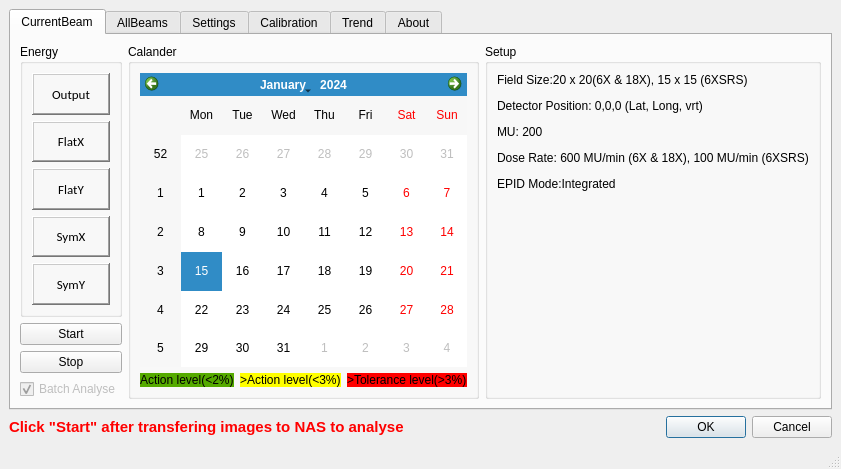
<?xml version="1.0" encoding="UTF-8"?>
<ui version="4.0">
 <class>MainWindow</class>
 <widget class="QMainWindow" name="MainWindow">
  <property name="geometry">
   <rect>
    <x>0</x>
    <y>0</y>
    <width>838</width>
    <height>469</height>
   </rect>
  </property>
  <property name="windowTitle">
   <string>MainWindow</string>
  </property>
  <widget class="QWidget" name="centralwidget">
   <layout class="QGridLayout" name="gridLayout_3">
    <item row="0" column="0">
     <layout class="QVBoxLayout" name="verticalLayout_2">
      <item>
       <widget class="QTabWidget" name="tabWidget">
        <property name="styleSheet">
         <string notr="true"/>
        </property>
        <property name="currentIndex">
         <number>0</number>
        </property>
        <widget class="QWidget" name="CurrentBeamTab">
         <attribute name="title">
          <string>CurrentBeam</string>
         </attribute>
         <layout class="QGridLayout" name="gridLayout_14">
          <item row="0" column="0">
           <layout class="QGridLayout" name="gridLayout_13">
            <item row="0" column="0">
             <layout class="QVBoxLayout" name="verticalLayout_7">
              <item>
               <widget class="QGroupBox" name="groupBox">
                <property name="title">
                 <string>Energy</string>
                </property>
                <layout class="QGridLayout" name="gridLayout_2">
                 <item row="0" column="0">
                  <layout class="QVBoxLayout" name="verticalLayout">
                   <item>
                    <widget class="QLabel" name="labelOutput">
                     <property name="font">
                      <font>
                       <family>Calibri</family>
                       <pointsize>10</pointsize>
                       <stylestrategy>PreferAntialias</stylestrategy>
                      </font>
                     </property>
                     <property name="frameShape">
                      <enum>QFrame::WinPanel</enum>
                     </property>
                     <property name="frameShadow">
                      <enum>QFrame::Raised</enum>
                     </property>
                     <property name="text">
                      <string>Output</string>
                     </property>
                     <property name="alignment">
                      <set>Qt::AlignCenter</set>
                     </property>
                    </widget>
                   </item>
                   <item>
                    <widget class="QLabel" name="labelFlatX">
                     <property name="font">
                      <font>
                       <family>Calibri</family>
                       <pointsize>10</pointsize>
                       <stylestrategy>PreferAntialias</stylestrategy>
                      </font>
                     </property>
                     <property name="frameShape">
                      <enum>QFrame::WinPanel</enum>
                     </property>
                     <property name="frameShadow">
                      <enum>QFrame::Raised</enum>
                     </property>
                     <property name="text">
                      <string>FlatX</string>
                     </property>
                     <property name="alignment">
                      <set>Qt::AlignCenter</set>
                     </property>
                    </widget>
                   </item>
                   <item>
                    <widget class="QLabel" name="labelFlatY">
                     <property name="font">
                      <font>
                       <family>Calibri</family>
                       <pointsize>10</pointsize>
                       <stylestrategy>PreferAntialias</stylestrategy>
                      </font>
                     </property>
                     <property name="frameShape">
                      <enum>QFrame::WinPanel</enum>
                     </property>
                     <property name="frameShadow">
                      <enum>QFrame::Raised</enum>
                     </property>
                     <property name="text">
                      <string>FlatY</string>
                     </property>
                     <property name="alignment">
                      <set>Qt::AlignCenter</set>
                     </property>
                    </widget>
                   </item>
                   <item>
                    <widget class="QLabel" name="labelSymX">
                     <property name="font">
                      <font>
                       <family>Calibri</family>
                       <pointsize>10</pointsize>
                       <stylestrategy>PreferAntialias</stylestrategy>
                      </font>
                     </property>
                     <property name="frameShape">
                      <enum>QFrame::WinPanel</enum>
                     </property>
                     <property name="frameShadow">
                      <enum>QFrame::Raised</enum>
                     </property>
                     <property name="text">
                      <string>SymX</string>
                     </property>
                     <property name="alignment">
                      <set>Qt::AlignCenter</set>
                     </property>
                    </widget>
                   </item>
                   <item>
                    <widget class="QLabel" name="labelSymY">
                     <property name="font">
                      <font>
                       <family>Calibri</family>
                       <pointsize>10</pointsize>
                       <stylestrategy>PreferAntialias</stylestrategy>
                      </font>
                     </property>
                     <property name="frameShape">
                      <enum>QFrame::WinPanel</enum>
                     </property>
                     <property name="frameShadow">
                      <enum>QFrame::Raised</enum>
                     </property>
                     <property name="text">
                      <string>SymY</string>
                     </property>
                     <property name="alignment">
                      <set>Qt::AlignCenter</set>
                     </property>
                    </widget>
                   </item>
                  </layout>
                 </item>
                </layout>
               </widget>
              </item>
              <item>
               <layout class="QVBoxLayout" name="verticalLayout_6">
                <item>
                 <widget class="QPushButton" name="pushButtonStart">
                  <property name="text">
                   <string>Start</string>
                  </property>
                  <property name="icon">
                   <iconset resource="Resource_file.qrc">
                    <normaloff>:/newPrefix/icons/Start.png</normaloff>:/newPrefix/icons/Start.png</iconset>
                  </property>
                 </widget>
                </item>
                <item>
                 <widget class="QPushButton" name="pushButtonStop">
                  <property name="text">
                   <string>Stop</string>
                  </property>
                  <property name="icon">
                   <iconset resource="Resource_file.qrc">
                    <normaloff>:/newPrefix/icons/stop 2.png</normaloff>:/newPrefix/icons/stop 2.png</iconset>
                  </property>
                 </widget>
                </item>
                <item>
                 <widget class="QCheckBox" name="checkBoxBatchAnalyse">
                  <property name="enabled">
                   <bool>false</bool>
                  </property>
                  <property name="text">
                   <string>Batch Analyse</string>
                  </property>
                  <property name="icon">
                   <iconset resource="Resource_file.qrc">
                    <normaloff>:/newPrefix/icons/basket.png</normaloff>:/newPrefix/icons/basket.png</iconset>
                  </property>
                  <property name="checked">
                   <bool>true</bool>
                  </property>
                 </widget>
                </item>
               </layout>
              </item>
             </layout>
            </item>
            <item row="0" column="1">
             <widget class="QGroupBox" name="groupBox_2">
              <property name="title">
               <string>Calander</string>
              </property>
              <layout class="QGridLayout" name="gridLayout_10">
               <item row="0" column="0">
                <layout class="QVBoxLayout" name="verticalLayout_4">
                 <item>
                  <widget class="QCalendarWidget" name="calendarWidget"/>
                 </item>
                 <item>
                  <layout class="QHBoxLayout" name="horizontalLayout_6">
                   <item>
                    <widget class="QLabel" name="label_3">
                     <property name="styleSheet">
                      <string notr="true">background-color: rgb(85, 170, 0);</string>
                     </property>
                     <property name="text">
                      <string>Action level(&lt;2%)</string>
                     </property>
                    </widget>
                   </item>
                   <item>
                    <widget class="QLabel" name="label_4">
                     <property name="styleSheet">
                      <string notr="true">background-color: rgb(255, 255, 0);</string>
                     </property>
                     <property name="text">
                      <string>&gt;Action level(&lt;3%)</string>
                     </property>
                    </widget>
                   </item>
                   <item>
                    <widget class="QLabel" name="label_5">
                     <property name="styleSheet">
                      <string notr="true">background-color: rgb(255, 0, 0);</string>
                     </property>
                     <property name="text">
                      <string>&gt;Tolerance level(&gt;3%)</string>
                     </property>
                    </widget>
                   </item>
                  </layout>
                 </item>
                </layout>
               </item>
              </layout>
             </widget>
            </item>
            <item row="0" column="2">
             <widget class="QGroupBox" name="groupBox_3">
              <property name="title">
               <string>Setup</string>
              </property>
              <layout class="QGridLayout" name="gridLayout_4">
               <item row="0" column="0">
                <widget class="QLabel" name="label_9">
                 <property name="font">
                  <font>
                   <weight>50</weight>
                   <bold>false</bold>
                  </font>
                 </property>
                 <property name="text">
                  <string>&lt;html&gt;&lt;head/&gt;&lt;body&gt;&lt;p&gt;Field Size:20 x 20(6X &amp;amp; 18X), 15 x 15 (6XSRS)&lt;/p&gt;&lt;p&gt;Detector Position: 0,0,0 (Lat, Long, vrt)&lt;/p&gt;&lt;p&gt;MU: 200&lt;/p&gt;&lt;p&gt;Dose Rate: 600 MU/min (6X &amp;amp; 18X), 100 MU/min (6XSRS)&lt;/p&gt;&lt;p&gt;EPID Mode:Integrated&lt;/p&gt;&lt;/body&gt;&lt;/html&gt;</string>
                 </property>
                 <property name="alignment">
                  <set>Qt::AlignLeading|Qt::AlignLeft|Qt::AlignTop</set>
                 </property>
                </widget>
               </item>
               <item row="1" column="0">
                <widget class="QLabel" name="label_10">
                 <property name="styleSheet">
                  <string notr="true">background-image: url(:/newPrefix/icons/EPID.png);</string>
                 </property>
                 <property name="text">
                  <string/>
                 </property>
                </widget>
               </item>
              </layout>
             </widget>
            </item>
           </layout>
          </item>
         </layout>
        </widget>
        <widget class="QWidget" name="AllBeamsTab">
         <attribute name="title">
          <string>AllBeams</string>
         </attribute>
         <layout class="QGridLayout" name="gridLayout">
          <item row="0" column="0">
           <widget class="QTableWidget" name="tableWidget">
            <property name="editTriggers">
             <set>QAbstractItemView::NoEditTriggers</set>
            </property>
            <property name="defaultDropAction">
             <enum>Qt::IgnoreAction</enum>
            </property>
            <property name="alternatingRowColors">
             <bool>true</bool>
            </property>
            <property name="gridStyle">
             <enum>Qt::SolidLine</enum>
            </property>
            <column>
             <property name="text">
              <string>Energy</string>
             </property>
            </column>
            <column>
             <property name="text">
              <string>Output (%)</string>
             </property>
            </column>
            <column>
             <property name="text">
              <string>FlatX (%)</string>
             </property>
            </column>
            <column>
             <property name="text">
              <string>FlatY (%)</string>
             </property>
            </column>
            <column>
             <property name="text">
              <string>SymX (%)</string>
             </property>
            </column>
            <column>
             <property name="text">
              <string>SymY (%)</string>
             </property>
            </column>
            <column>
             <property name="text">
              <string>MPV</string>
             </property>
            </column>
            <column>
             <property name="text">
              <string>Date</string>
             </property>
            </column>
            <column>
             <property name="text">
              <string>Time</string>
             </property>
            </column>
           </widget>
          </item>
         </layout>
        </widget>
        <widget class="QWidget" name="tab">
         <attribute name="title">
          <string>Settings</string>
         </attribute>
         <widget class="QSplitter" name="splitter">
          <property name="geometry">
           <rect>
            <x>0</x>
            <y>10</y>
            <width>329</width>
            <height>364</height>
           </rect>
          </property>
          <property name="orientation">
           <enum>Qt::Vertical</enum>
          </property>
          <widget class="QGroupBox" name="groupBoxSettings">
           <property name="enabled">
            <bool>true</bool>
           </property>
           <property name="autoFillBackground">
            <bool>true</bool>
           </property>
           <property name="title">
            <string>Output Calibration</string>
           </property>
           <property name="checkable">
            <bool>false</bool>
           </property>
           <layout class="QGridLayout" name="gridLayout_8">
            <item row="0" column="0">
             <layout class="QVBoxLayout" name="verticalLayout_3">
              <item>
               <widget class="QGroupBox" name="groupBox6X">
                <property name="enabled">
                 <bool>true</bool>
                </property>
                <property name="title">
                 <string>6X</string>
                </property>
                <layout class="QGridLayout" name="gridLayout_9">
                 <item row="0" column="0">
                  <layout class="QHBoxLayout" name="horizontalLayout_3">
                   <item>
                    <layout class="QHBoxLayout" name="horizontalLayout">
                     <item>
                      <widget class="QLabel" name="label">
                       <property name="text">
                        <string>Slope</string>
                       </property>
                      </widget>
                     </item>
                     <item>
                      <widget class="QDoubleSpinBox" name="doubleSpinBoxSlope6X">
                       <property name="enabled">
                        <bool>false</bool>
                       </property>
                       <property name="decimals">
                        <number>4</number>
                       </property>
                       <property name="minimum">
                        <double>-20000.000000000000000</double>
                       </property>
                       <property name="maximum">
                        <double>20000.000000000000000</double>
                       </property>
                       <property name="singleStep">
                        <double>5.000000000000000</double>
                       </property>
                       <property name="value">
                        <double>10638.000000000000000</double>
                       </property>
                      </widget>
                     </item>
                    </layout>
                   </item>
                   <item>
                    <layout class="QHBoxLayout" name="horizontalLayout_2">
                     <item>
                      <widget class="QLabel" name="label_2">
                       <property name="text">
                        <string>Intercept</string>
                       </property>
                      </widget>
                     </item>
                     <item>
                      <widget class="QDoubleSpinBox" name="doubleSpinBoxIntercept6X">
                       <property name="enabled">
                        <bool>false</bool>
                       </property>
                       <property name="decimals">
                        <number>4</number>
                       </property>
                       <property name="minimum">
                        <double>-10.000000000000000</double>
                       </property>
                       <property name="maximum">
                        <double>10.000000000000000</double>
                       </property>
                       <property name="singleStep">
                        <double>0.500000000000000</double>
                       </property>
                       <property name="value">
                        <double>-7.391900000000000</double>
                       </property>
                      </widget>
                     </item>
                    </layout>
                   </item>
                  </layout>
                 </item>
                </layout>
               </widget>
              </item>
              <item>
               <widget class="QGroupBox" name="groupBox18X">
                <property name="title">
                 <string>18X</string>
                </property>
                <layout class="QGridLayout" name="gridLayout_7">
                 <item row="0" column="0">
                  <layout class="QHBoxLayout" name="horizontalLayout_7">
                   <item>
                    <layout class="QHBoxLayout" name="horizontalLayout_8">
                     <item>
                      <widget class="QLabel" name="label_6">
                       <property name="text">
                        <string>Slope</string>
                       </property>
                      </widget>
                     </item>
                     <item>
                      <widget class="QDoubleSpinBox" name="doubleSpinBoxSlope18X">
                       <property name="enabled">
                        <bool>false</bool>
                       </property>
                       <property name="decimals">
                        <number>4</number>
                       </property>
                       <property name="minimum">
                        <double>-20000.000000000000000</double>
                       </property>
                       <property name="maximum">
                        <double>20000.000000000000000</double>
                       </property>
                       <property name="singleStep">
                        <double>5.000000000000000</double>
                       </property>
                       <property name="value">
                        <double>12090.000000000000000</double>
                       </property>
                      </widget>
                     </item>
                    </layout>
                   </item>
                   <item>
                    <layout class="QHBoxLayout" name="horizontalLayout_9">
                     <item>
                      <widget class="QLabel" name="label_7">
                       <property name="text">
                        <string>Intercept</string>
                       </property>
                      </widget>
                     </item>
                     <item>
                      <widget class="QDoubleSpinBox" name="doubleSpinBoxIntercept18X">
                       <property name="enabled">
                        <bool>false</bool>
                       </property>
                       <property name="decimals">
                        <number>4</number>
                       </property>
                       <property name="minimum">
                        <double>-10.000000000000000</double>
                       </property>
                       <property name="maximum">
                        <double>10.000000000000000</double>
                       </property>
                       <property name="singleStep">
                        <double>0.500000000000000</double>
                       </property>
                       <property name="value">
                        <double>-1.384200000000000</double>
                       </property>
                      </widget>
                     </item>
                    </layout>
                   </item>
                  </layout>
                 </item>
                </layout>
               </widget>
              </item>
              <item>
               <widget class="QGroupBox" name="groupBox6X_3">
                <property name="enabled">
                 <bool>true</bool>
                </property>
                <property name="title">
                 <string>6XSRS</string>
                </property>
                <layout class="QGridLayout" name="gridLayout_18">
                 <item row="0" column="0">
                  <layout class="QHBoxLayout" name="horizontalLayout_16">
                   <item>
                    <layout class="QHBoxLayout" name="horizontalLayout_17">
                     <item>
                      <widget class="QLabel" name="label_14">
                       <property name="text">
                        <string>Slope</string>
                       </property>
                      </widget>
                     </item>
                     <item>
                      <widget class="QDoubleSpinBox" name="doubleSpinBoxSlope6XSRS">
                       <property name="enabled">
                        <bool>false</bool>
                       </property>
                       <property name="decimals">
                        <number>4</number>
                       </property>
                       <property name="minimum">
                        <double>-20000.000000000000000</double>
                       </property>
                       <property name="maximum">
                        <double>20000.000000000000000</double>
                       </property>
                       <property name="singleStep">
                        <double>5.000000000000000</double>
                       </property>
                       <property name="value">
                        <double>10638.000000000000000</double>
                       </property>
                      </widget>
                     </item>
                    </layout>
                   </item>
                   <item>
                    <layout class="QHBoxLayout" name="horizontalLayout_18">
                     <item>
                      <widget class="QLabel" name="label_15">
                       <property name="text">
                        <string>Intercept</string>
                       </property>
                      </widget>
                     </item>
                     <item>
                      <widget class="QDoubleSpinBox" name="doubleSpinBoxIntercept6XSRS">
                       <property name="enabled">
                        <bool>false</bool>
                       </property>
                       <property name="decimals">
                        <number>4</number>
                       </property>
                       <property name="minimum">
                        <double>-100.000000000000000</double>
                       </property>
                       <property name="maximum">
                        <double>100.000000000000000</double>
                       </property>
                       <property name="singleStep">
                        <double>0.500000000000000</double>
                       </property>
                       <property name="value">
                        <double>-7.391900000000000</double>
                       </property>
                      </widget>
                     </item>
                    </layout>
                   </item>
                  </layout>
                 </item>
                </layout>
               </widget>
              </item>
             </layout>
            </item>
            <item row="1" column="0">
             <layout class="QHBoxLayout" name="horizontalLayout_5">
              <item>
               <widget class="QGroupBox" name="groupBox_4">
                <property name="title">
                 <string>Image Folder Path</string>
                </property>
                <layout class="QGridLayout" name="gridLayout_6">
                 <item row="0" column="0">
                  <widget class="QLineEdit" name="lineEditImageFolder">
                   <property name="enabled">
                    <bool>false</bool>
                   </property>
                   <property name="toolTip">
                    <string>&lt;html&gt;&lt;head/&gt;&lt;body&gt;&lt;p&gt;Path without 'LinacID\' at end&lt;/p&gt;&lt;/body&gt;&lt;/html&gt;</string>
                   </property>
                   <property name="text">
                    <string>D:\DailyCheck\Data</string>
                   </property>
                  </widget>
                 </item>
                </layout>
               </widget>
              </item>
              <item>
               <widget class="QGroupBox" name="groupBox_5">
                <property name="title">
                 <string>Linac</string>
                </property>
                <layout class="QGridLayout" name="gridLayout_5">
                 <item row="0" column="0">
                  <widget class="QComboBox" name="comboBoxLA">
                   <property name="enabled">
                    <bool>false</bool>
                   </property>
                   <item>
                    <property name="text">
                     <string>LA1</string>
                    </property>
                   </item>
                   <item>
                    <property name="text">
                     <string>LA2</string>
                    </property>
                   </item>
                   <item>
                    <property name="text">
                     <string>LA3</string>
                    </property>
                   </item>
                   <item>
                    <property name="text">
                     <string>LA4</string>
                    </property>
                   </item>
                  </widget>
                 </item>
                </layout>
               </widget>
              </item>
             </layout>
            </item>
            <item row="2" column="0">
             <layout class="QHBoxLayout" name="horizontalLayout_4">
              <item>
               <widget class="QPushButton" name="pushButtonLogin">
                <property name="font">
                 <font>
                  <pointsize>10</pointsize>
                 </font>
                </property>
                <property name="text">
                 <string>Login</string>
                </property>
                <property name="icon">
                 <iconset resource="Resource_file.qrc">
                  <normaloff>:/newPrefix/icons/arrow_up.png</normaloff>:/newPrefix/icons/arrow_up.png</iconset>
                </property>
               </widget>
              </item>
              <item>
               <widget class="QPushButton" name="pushButtonLogout">
                <property name="font">
                 <font>
                  <pointsize>10</pointsize>
                 </font>
                </property>
                <property name="text">
                 <string>Logout</string>
                </property>
                <property name="icon">
                 <iconset resource="Resource_file.qrc">
                  <normaloff>:/newPrefix/icons/arrow_down.png</normaloff>:/newPrefix/icons/arrow_down.png</iconset>
                </property>
               </widget>
              </item>
             </layout>
            </item>
           </layout>
          </widget>
         </widget>
         <widget class="QGroupBox" name="groupBox_6">
          <property name="geometry">
           <rect>
            <x>350</x>
            <y>20</y>
            <width>261</width>
            <height>141</height>
           </rect>
          </property>
          <property name="title">
           <string>Database</string>
          </property>
          <layout class="QGridLayout" name="gridLayout_12">
           <item row="0" column="0">
            <layout class="QVBoxLayout" name="verticalLayout_5">
             <item>
              <widget class="QGroupBox" name="labelDBPath">
               <property name="title">
                <string>DB File</string>
               </property>
               <layout class="QGridLayout" name="gridLayout_11">
                <item row="1" column="0">
                 <widget class="QPushButton" name="pushButtonToXLS">
                  <property name="text">
                   <string>To XLS</string>
                  </property>
                  <property name="icon">
                   <iconset resource="Resource_file.qrc">
                    <normaloff>:/newPrefix/icons/application_view_columns.png</normaloff>:/newPrefix/icons/application_view_columns.png</iconset>
                  </property>
                 </widget>
                </item>
                <item row="0" column="0">
                 <widget class="QLineEdit" name="lineEditDBFile">
                  <property name="text">
                   <string>D:\DailyCheck\DailyQA</string>
                  </property>
                 </widget>
                </item>
               </layout>
              </widget>
             </item>
            </layout>
           </item>
          </layout>
         </widget>
        </widget>
        <widget class="QWidget" name="tab_4">
         <attribute name="title">
          <string>Calibration</string>
         </attribute>
         <layout class="QGridLayout" name="gridLayout_16">
          <item row="0" column="0">
           <widget class="QSplitter" name="splitter_2">
            <property name="orientation">
             <enum>Qt::Horizontal</enum>
            </property>
            <widget class="QWidget" name="layoutWidget_2">
             <layout class="QVBoxLayout" name="verticalLayout_8">
              <item>
               <layout class="QHBoxLayout" name="horizontalLayout_10">
                <item>
                 <spacer name="horizontalSpacer">
                  <property name="orientation">
                   <enum>Qt::Horizontal</enum>
                  </property>
                  <property name="sizeHint" stdset="0">
                   <size>
                    <width>40</width>
                    <height>20</height>
                   </size>
                  </property>
                 </spacer>
                </item>
                <item>
                 <widget class="QPushButton" name="pushButtonLoadImages">
                  <property name="toolTip">
                   <string>Energy automatically detected</string>
                  </property>
                  <property name="text">
                   <string>Load Images (seperate set for each energy)</string>
                  </property>
                  <property name="icon">
                   <iconset resource="Resource_file.qrc">
                    <normaloff>:/newPrefix/icons/open alt.png</normaloff>:/newPrefix/icons/open alt.png</iconset>
                  </property>
                 </widget>
                </item>
                <item>
                 <spacer name="horizontalSpacer_2">
                  <property name="orientation">
                   <enum>Qt::Horizontal</enum>
                  </property>
                  <property name="sizeHint" stdset="0">
                   <size>
                    <width>40</width>
                    <height>20</height>
                   </size>
                  </property>
                 </spacer>
                </item>
               </layout>
              </item>
              <item>
               <widget class="QTableWidget" name="tableWidget_2">
                <attribute name="horizontalHeaderDefaultSectionSize">
                 <number>100</number>
                </attribute>
                <attribute name="horizontalHeaderMinimumSectionSize">
                 <number>20</number>
                </attribute>
                <attribute name="verticalHeaderDefaultSectionSize">
                 <number>20</number>
                </attribute>
                <attribute name="verticalHeaderMinimumSectionSize">
                 <number>15</number>
                </attribute>
                <column>
                 <property name="text">
                  <string>No.</string>
                 </property>
                </column>
                <column>
                 <property name="text">
                  <string>MU</string>
                 </property>
                </column>
                <column>
                 <property name="text">
                  <string>MPV</string>
                 </property>
                </column>
               </widget>
              </item>
              <item>
               <layout class="QHBoxLayout" name="horizontalLayout_11">
                <item>
                 <spacer name="horizontalSpacer_3">
                  <property name="orientation">
                   <enum>Qt::Horizontal</enum>
                  </property>
                  <property name="sizeHint" stdset="0">
                   <size>
                    <width>40</width>
                    <height>20</height>
                   </size>
                  </property>
                 </spacer>
                </item>
                <item>
                 <widget class="QPushButton" name="pushButton">
                  <property name="toolTip">
                   <string>Energy automatically detected</string>
                  </property>
                  <property name="text">
                   <string>Calibrate</string>
                  </property>
                  <property name="icon">
                   <iconset resource="Resource_file.qrc">
                    <normaloff>:/newPrefix/icons/advanced.png</normaloff>:/newPrefix/icons/advanced.png</iconset>
                  </property>
                 </widget>
                </item>
                <item>
                 <spacer name="horizontalSpacer_4">
                  <property name="orientation">
                   <enum>Qt::Horizontal</enum>
                  </property>
                  <property name="sizeHint" stdset="0">
                   <size>
                    <width>40</width>
                    <height>20</height>
                   </size>
                  </property>
                 </spacer>
                </item>
               </layout>
              </item>
             </layout>
            </widget>
            <widget class="QGroupBox" name="groupBox_7">
             <property name="title">
              <string>Fitting</string>
             </property>
             <layout class="QGridLayout" name="gridLayout_15">
              <item row="0" column="0">
               <widget class="MatplotlibWidget" name="CalibrationPlot" native="true">
                <property name="styleSheet">
                 <string notr="true">background-color: rgb(179, 179, 179);</string>
                </property>
               </widget>
              </item>
             </layout>
            </widget>
           </widget>
          </item>
         </layout>
        </widget>
        <widget class="QWidget" name="tab_3">
         <attribute name="title">
          <string>Trend</string>
         </attribute>
        </widget>
        <widget class="QWidget" name="tab_2">
         <attribute name="title">
          <string>About</string>
         </attribute>
         <widget class="QLabel" name="label_8">
          <property name="geometry">
           <rect>
            <x>10</x>
            <y>10</y>
            <width>259</width>
            <height>297</height>
           </rect>
          </property>
          <property name="text">
           <string>&lt;html&gt;&lt;head/&gt;&lt;body&gt;&lt;p&gt;&lt;span style=&quot; font-size:10pt; font-weight:600;&quot;&gt;Developed by:&lt;/span&gt;&lt;/p&gt;&lt;p&gt;Jothy Selvaraj&lt;/p&gt;&lt;p&gt;Jon Lee&lt;/p&gt;&lt;p&gt;Ben Cooper&lt;/p&gt;&lt;p&gt;&lt;span style=&quot; font-weight:600;&quot;&gt;Medical Physics &amp;amp; Radiation Engineering&lt;/span&gt;&lt;/p&gt;&lt;p&gt;&lt;span style=&quot; font-weight:600;&quot;&gt;The Canberra Hospital&lt;/span&gt;&lt;/p&gt;&lt;p&gt;&lt;span style=&quot; font-weight:600;&quot;&gt;Garran, 2605, ACT&lt;/span&gt;&lt;/p&gt;&lt;/body&gt;&lt;/html&gt;</string>
          </property>
          <property name="alignment">
           <set>Qt::AlignLeading|Qt::AlignLeft|Qt::AlignTop</set>
          </property>
         </widget>
         <widget class="QFrame" name="frame">
          <property name="geometry">
           <rect>
            <x>10</x>
            <y>260</y>
            <width>261</width>
            <height>111</height>
           </rect>
          </property>
          <property name="styleSheet">
           <string notr="true">image: url(:/newPrefix/icons/ACT.png);</string>
          </property>
          <property name="frameShape">
           <enum>QFrame::StyledPanel</enum>
          </property>
          <property name="frameShadow">
           <enum>QFrame::Raised</enum>
          </property>
         </widget>
         <widget class="QLabel" name="label_11">
          <property name="geometry">
           <rect>
            <x>630</x>
            <y>340</y>
            <width>291</width>
            <height>31</height>
           </rect>
          </property>
          <property name="font">
           <font>
            <pointsize>14</pointsize>
            <weight>50</weight>
            <bold>false</bold>
           </font>
          </property>
          <property name="frameShape">
           <enum>QFrame::Box</enum>
          </property>
          <property name="text">
           <string>Last Build:20/12/2016 -JKS</string>
          </property>
         </widget>
        </widget>
       </widget>
      </item>
      <item>
       <layout class="QHBoxLayout" name="horizontalLayout_12">
        <item>
         <widget class="QLabel" name="labelBlinkText">
          <property name="text">
           <string>&lt;html&gt;&lt;head/&gt;&lt;body&gt;&lt;p&gt;&lt;span style=&quot; font-size:11pt; font-weight:600; color:#ff0000;&quot;&gt;Click &amp;quot;Start&amp;quot; after transfering images to NAS to analyse&lt;/span&gt;&lt;/p&gt;&lt;/body&gt;&lt;/html&gt;</string>
          </property>
         </widget>
        </item>
        <item>
         <spacer name="horizontalSpacer_5">
          <property name="orientation">
           <enum>Qt::Horizontal</enum>
          </property>
          <property name="sizeHint" stdset="0">
           <size>
            <width>40</width>
            <height>20</height>
           </size>
          </property>
         </spacer>
        </item>
        <item>
         <widget class="QDialogButtonBox" name="buttonBox">
          <property name="orientation">
           <enum>Qt::Horizontal</enum>
          </property>
          <property name="standardButtons">
           <set>QDialogButtonBox::Cancel|QDialogButtonBox::Ok</set>
          </property>
          <property name="centerButtons">
           <bool>false</bool>
          </property>
         </widget>
        </item>
       </layout>
      </item>
     </layout>
    </item>
   </layout>
  </widget>
  <widget class="QMenuBar" name="menubar">
   <property name="geometry">
    <rect>
     <x>0</x>
     <y>0</y>
     <width>838</width>
     <height>21</height>
    </rect>
   </property>
  </widget>
  <widget class="QStatusBar" name="statusbar"/>
 </widget>
 <customwidgets>
  <customwidget>
   <class>MatplotlibWidget</class>
   <extends>QWidget</extends>
   <header>matplotlibwidget</header>
  </customwidget>
 </customwidgets>
 <resources>
  <include location="Resource_file.qrc"/>
 </resources>
 <connections/>
</ui>
